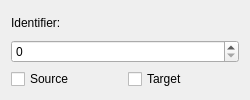
<?xml version="1.0" encoding="UTF-8"?>
<ui version="4.0">
 <class>VertexEditor</class>
 <widget class="QWidget" name="VertexEditor">
  <property name="geometry">
   <rect>
    <x>0</x>
    <y>0</y>
    <width>250</width>
    <height>100</height>
   </rect>
  </property>
  <property name="windowTitle">
   <string>Form</string>
  </property>
  <layout class="QGridLayout" name="gridLayout">
   <item row="3" column="1">
    <widget class="QCheckBox" name="targetCheckBox">
     <property name="text">
      <string>Target</string>
     </property>
    </widget>
   </item>
   <item row="3" column="0">
    <widget class="QCheckBox" name="sourceCheckBox">
     <property name="text">
      <string>Source</string>
     </property>
    </widget>
   </item>
   <item row="1" column="0">
    <widget class="QLabel" name="idLabel">
     <property name="text">
      <string>Identifier:</string>
     </property>
    </widget>
   </item>
   <item row="2" column="0" colspan="2">
    <widget class="QSpinBox" name="idSpinBox"/>
   </item>
  </layout>
 </widget>
 <resources/>
 <connections/>
</ui>
